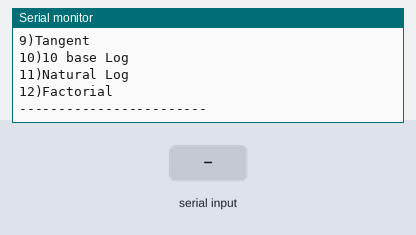
The sketch below on a simulated Arduino Uno, built with avr-gcc and run on an emulated ATmega328P. On the bench: the last lines printed to the serial monitor. The inputs (shaded band) are chosen by the test bench.

Above: at 1.3 s.
1.4 s: "12\n" received over Serial
At 2.2 s:
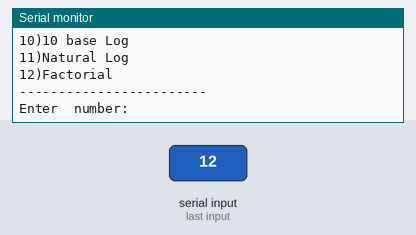
3.9 s: "11\n" received over Serial
At 6.1 s:
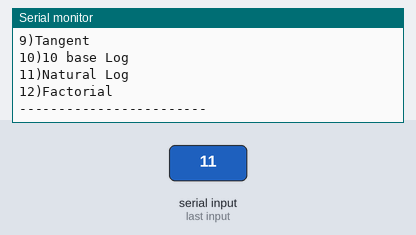
6.4 s: "10\n" received over Serial
At 7.2 s:
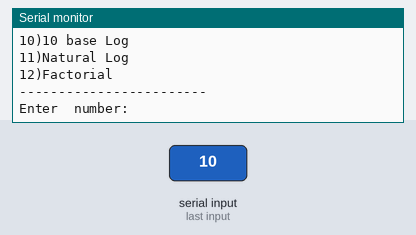
8.9 s: "9\n" received over Serial
At 11.1 s:
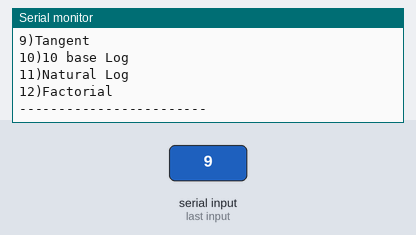
11.4 s: "5\n" received over Serial
At 13.6 s:
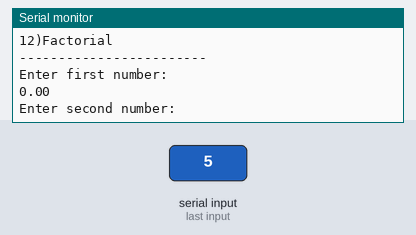
13.9 s: "90,45\n" received over Serial
At 15.3 s:
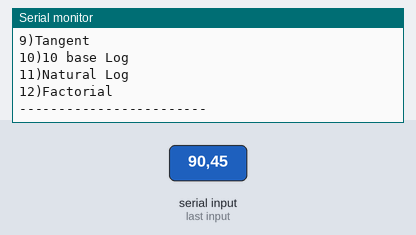
Timing chart, 0 to 16.4 s (numbered marks = the images above; inputs shaded):
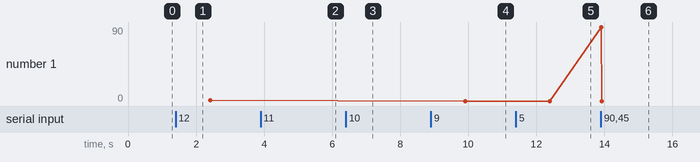

Measured:
- after the input at 1.4 s, the serial monitor: prints a new line at once (image 1)
- after the input at 3.9 s, the serial monitor: prints a new line after 1.0 s (image 2)
- after the input at 8.9 s, the serial monitor: prints a new line after 1.0 s (image 4)
- after the input at 11.4 s, the serial monitor: prints a new line at once (image 5)
- after the input at 13.9 s, the serial monitor: prints a new line at once (image 6)
- plotted number 1: 1 → 0 after the input at 8.9 s

The sketch:

arduino_calculator_command.ino
```cpp
void setup() {
  Serial.begin(9600);
  Serial.println("Select One operation please:");
  Serial.println("1)Square Root");
  Serial.println("2)Power of Integer");
  Serial.println("3)Addition");
  Serial.println("4)Subtraction");
  Serial.println("5)Multiplication");
  Serial.println("6)Division");
  Serial.println("7)Sine");
  Serial.println("8)Cosine");
  Serial.println("9)Tangent");
  Serial.println("10)10 base Log");
  Serial.println("11)Natural Log");
  Serial.println("12)Factorial");
  Serial.println("------------------------");

}

void allfunctionlist(){
  Serial.println("Select One operation please:");
  Serial.println("1)Square Root");
  Serial.println("2)Power of Integer");
  Serial.println("3)Addition");
  Serial.println("4)Subtraction");
  Serial.println("5)Multiplication");
  Serial.println("6)Division");
  Serial.println("7)Sine");
  Serial.println("8)Cosine");
  Serial.println("9)Tangent");
  Serial.println("10)10 base Log");
  Serial.println("11)Natural Log");
  Serial.println("12)Factorial");
  Serial.println("------------------------");

  }


int readFromPCswitch()
{
  while (Serial.available() == 0);
  return Serial.parseInt();
}

float readFromPC() {
  while (Serial.available() == 0);
  return Serial.parseFloat();
}

void loop() {

  switch (readFromPCswitch()) {

    case 12:
      {
        Serial.println("Enter  number:");
        float one = readFromPC();
        int n = 1;
        int m = one;

        unsigned fact = 1;
        for(int x = n; x <= m; x++){
                fact = fact * x;
              }

        Serial.println("Factorial result:");
        Serial.println(fact);
        Serial.print("\n");
        Serial.println("-------------");
        allfunctionlist();
        break;
      }

    case 11:
      {
        Serial.println("Enter  number:");
        float one = readFromPC();
        one = log(one);
        Serial.println("Naatural logarithm result:");
        Serial.println(one);
        Serial.print("\n");
        Serial.println("-------------");
        allfunctionlist();
        break;
      }

    case 10:
      {
        Serial.println("Enter  number:");
        float one = readFromPC();
        one = log10(one);
        Serial.println("10 base logarithm result:");
        Serial.println(one);
        Serial.print("\n");
        Serial.println("-------------");
        allfunctionlist();
        break;
      }

    case 9:
      {
        Serial.println("Enter  number:");
        float one = readFromPC();
        one = one * 3.1416 / 180 ;
        one = tan(one);
        Serial.println("tangent Result:");
        Serial.println(one);
        Serial.print("\n");
        Serial.println("-------------");
        allfunctionlist();
        break;
      }

    case 8:
      {
        Serial.println("Enter  number:");
        float one = readFromPC();
        one = one * 3.1416 / 180 ;
        one = cos(one);
        Serial.println("cosine Result:");
        Serial.println(one);
        Serial.print("\n");
        Serial.println("-------------");
        allfunctionlist();
        break;
      }

    case 7:
      {
        Serial.println("Enter  number:");
        float one = readFromPC();
        one = one * 3.1416 / 180 ;
        one = sin(one);
        Serial.println("sin Result:");
        Serial.println(one);
        Serial.print("\n");
        Serial.println("-------------");
        allfunctionlist();
        break;
      }

    case 6:
      {
        Serial.println("Enter first number:");
        float one = readFromPC();
        Serial.println(one);
        Serial.println("Enter second number:");
        float two = readFromPC();
        Serial.println(two);
        Serial.println("Result:");
        float result = one / two;
        Serial.println(result);
        Serial.print("\n");
        Serial.println("-------------");
        allfunctionlist();
        break;
      }

    case 5:
      {
        Serial.println("Enter first number:");
        float one = readFromPC();
        Serial.println(one);
        Serial.println("Enter second number:");
        float two = readFromPC();
        Serial.println(two);
        Serial.println("Result:");
        float result = one * two;
        Serial.println(result);
        Serial.print("\n");
        Serial.println("-------------");
        allfunctionlist();
        break;
      }

    case 4:
      {
        Serial.println("Enter first number:");
        float one = readFromPC();
        Serial.println(one);
        Serial.println("Enter second number:");
        float two = readFromPC();
        Serial.println(two);
        Serial.println("Result:");
        float result = one - two;
        Serial.println(result);
        Serial.print("\n");
        Serial.println("-------------");
        allfunctionlist();
        break;
      }

    case 3:
      {
        Serial.println("Enter first number:");
        float one = readFromPC();
        Serial.println(one);
        Serial.println("Enter second number:");
        float two = readFromPC();
        Serial.println(two);
        Serial.println("Result:");
        float result = one + two;
        Serial.println(result);
        Serial.print("\n");
        Serial.println("-------------");
        allfunctionlist();
        break;
      }


    case 2:
      {
        Serial.print("2)Enter base value:");
        float base = readFromPC();
        Serial.println(base);
        Serial.println( " Enter power value  ");
        float power = readFromPC();
        Serial.println(power);
        Serial.println("Result:");
        float result = pow(base, power);
        Serial.println(result);
        Serial.print("\n");
        Serial.println("-------------");
        allfunctionlist();
        break ;
      }


    case 1:
      {
        Serial.print("1)Enter value for square root:");
        float one = readFromPC();
        one = sqrt(one);
        Serial.println("Result:");
        Serial.print(one);
        Serial.print("\n");
        Serial.println("-------------");
        allfunctionlist();
        break;

      }


  }
}
```
